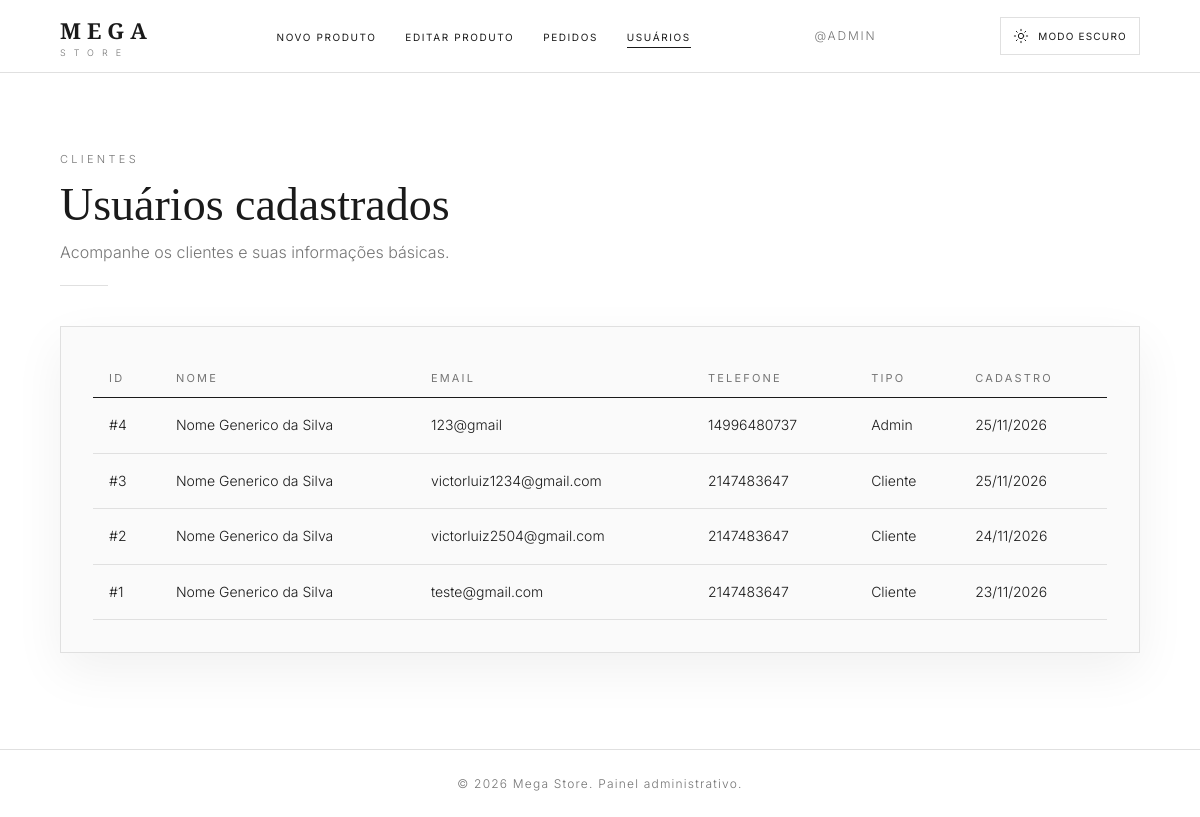
The app's page /admin/usuarios.php, older data.
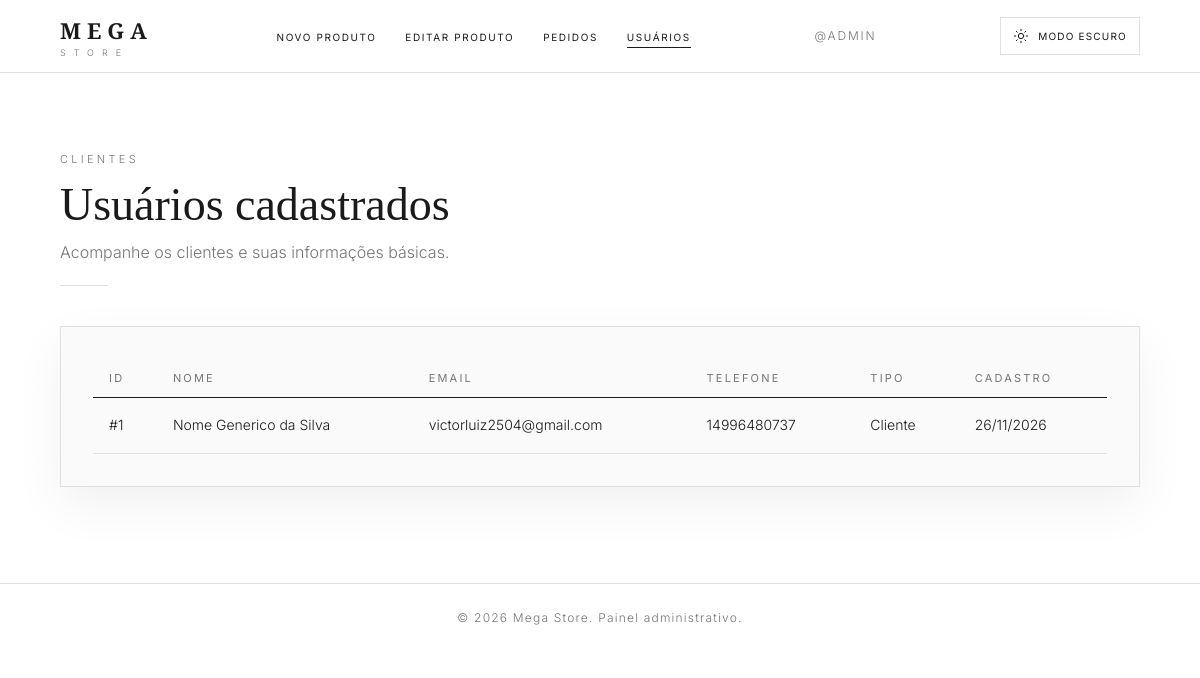
The same page, newer data.
### tables this page shows
CREATE TABLE `tb_usuario` (
  `id_usuario` int(11) NOT NULL,
  `nome_usuario` varchar(255) NOT NULL,
  `email` varchar(255) NOT NULL,
  `senha` varchar(255) NOT NULL,
  `cpf` varchar(14) DEFAULT NULL,
  `numero` varchar(11) DEFAULT NULL,
  `tipo` tinyint(1) NOT NULL,
  `data_cadastro` date NOT NULL,
  `modo_tela` tinyint(1) NOT NULL
);

### admin/usuarios.php (the view, shortened to what this page needs)
<?php
include "../geral/conexao.php";
$usuariosSql = mysqli_query($con, "SELECT id_usuario, nome_usuario, email, numero, tipo, data_cadastro FROM tb_usuario ORDER BY id_usuario DESC");
$usuarios = mysqli_fetch_all($usuariosSql, MYSQLI_ASSOC);
?>
<!DOCTYPE html>
<html lang="pt-BR">
<head>
    <link rel="stylesheet" href="admin.css">
</head>
<body>
    <header class="header">
        <div class="header__inner">
            <a href="../home/Tl_principal.html" class="logo"><b>MEGA</b><span>STORE</span></a>
            <ul class="nav">
                <li><a href="cadastro_produto.php">Novo Produto</a></li>
                <li><a href="editar_produto.php">Editar Produto</a></li>
                <li><a href="gerenciar_pedidos.php">Pedidos</a></li>
                <li><a href="usuarios.php" class="on">Usuários</a></li>
            </ul>
            <span class="user">@ADMIN</span>
            <button class="theme-toggle" type="button" data-theme-toggle aria-label="Ativar modo escuro" aria-pressed="false">
                <svg viewBox="0 0 24 24" aria-hidden="true"><circle cx="12" cy="12" r="4"></circle><path d="M12 2v2m0 16v2M4.93 4.93l1.42 1.42m11.3 11.3 1.42 1.42M2 12h2m16 0h2M4.93 19.07l1.42-1.42m11.3-11.3 1.42-1.42"></path></svg>
                <span data-theme-label>Modo escuro</span>
            </button>
        </div>
    </header>
    <main class="page">
        <span class="label">Clientes</span>
        <h1>Usuários cadastrados</h1>
        <p class="sub">Acompanhe os clientes e suas informações básicas.</p>
        <div class="divider"></div>
        <div class="card">
            <div class="tw">
                <table>
                    <thead>
                        <tr>
                            <th>ID</th>
                            <th>Nome</th>
                            <th>Email</th>
                            <th>Telefone</th>
                            <th>Tipo</th>
                            <th>Cadastro</th>
                        </tr>
                    </thead>
                    <tbody>
                        <?php foreach ($usuarios as $usuario): ?>
                            <tr>
                                <td>#<?= (int) $usuario['id_usuario'] ?></td>
                                <td><?= htmlspecialchars($usuario['nome_usuario']) ?></td>
                                <td><?= htmlspecialchars($usuario['email']) ?></td>
                                <td><?= htmlspecialchars($usuario['numero']) ?></td>
                                <td><?= $usuario['tipo'] == 1 ? 'Admin' : 'Cliente' ?></td>
                                <td><?= date('d/m/Y', strtotime($usuario['data_cadastro'])) ?></td>
                            </tr>
                        <?php endforeach; ?>
                    </tbody>
                </table>
            </div>
        </div>
    </main>
    <div class="foot">&copy; 2026 Mega Store. Painel administrativo.</div>
</body>
</html>

### admin/admin.css (style rules this page uses)
:root { color-scheme: light; --bg: #FFFFFF; --card: #FAFAFA; --ink: #1A1A1A; --mut: #757575; --line: #E0E0E0; --acc: #000000; --hover: #F5F5F5; --header-bg: rgba(255, 255, 255, .94); --ok: #3d6b4f; --warn: #a87a2a; --bad: #9b3a3a; --shadow: 0 18px 48px rgba(0, 0, 0, .06) }
* { box-sizing: border-box; margin: 0; padding: 0 }
body { font-family: 'Inter', sans-serif; font-weight: 300; background: var(--bg); color: var(--ink); line-height: 1.6; -webkit-font-smoothing: antialiased; -moz-osx-font-smoothing: grayscale; transition: background-color .25s ease, color .25s ease }
a { color: inherit; text-decoration: none }
.header { position: sticky; top: 0; z-index: 10; background: var(--header-bg); border-bottom: 1px solid var(--line); backdrop-filter: blur(16px); -webkit-backdrop-filter: blur(16px) }
.header__inner { max-width: 1400px; margin: auto; min-height: 72px; padding: 12px clamp(20px, 5vw, 80px); display: flex; align-items: center; justify-content: space-between; gap: 24px; flex-wrap: wrap }
.logo { display: flex; flex-direction: column; align-items: flex-start; line-height: 1 }
.logo b { font: 700 22px 'Playfair Display', serif; letter-spacing: 6px }
.logo span { font-size: 9px; letter-spacing: 8px; margin-top: 3px; color: var(--mut) }
.nav { display: flex; gap: clamp(14px, 2.4vw, 36px); list-style: none }
.nav a { font-size: 10px; font-weight: 400; letter-spacing: .16em; text-transform: uppercase; padding-bottom: 4px; border-bottom: 1px solid transparent; transition: .3s }
.nav a:hover, .nav a.on { border-color: var(--ink) }
.user { font-size: 12px; letter-spacing: .15em; text-transform: uppercase; color: var(--mut); white-space: nowrap }
.page { max-width: 1400px; margin: auto; padding: clamp(42px, 6vw, 72px) clamp(20px, 5vw, 80px) 96px }
.label { font-size: 11px; letter-spacing: .3em; text-transform: uppercase; color: var(--mut) }
h1 { font: 400 clamp(32px, 4vw, 46px)/1.2 'Playfair Display', serif; margin: 6px 0 8px }
.sub { color: var(--mut); margin-bottom: 12px }
.divider { width: 48px; height: 1px; background: var(--ink); margin: 20px 0 40px }
.card { background: var(--card); border: 1px solid var(--line); padding: clamp(20px, 3vw, 32px); box-shadow: var(--shadow) }
.tw { overflow-x: auto }
table { width: 100%; border-collapse: collapse; min-width: 760px }
th { text-align: left; font: 400 11px 'Inter', sans-serif; letter-spacing: .2em; text-transform: uppercase; color: var(--mut); padding: 12px 16px; border-bottom: 1px solid var(--ink) }
td { padding: 16px; border-bottom: 1px solid var(--line); font-size: 14px; vertical-align: middle }
.foot { border-top: 1px solid var(--line); padding: 24px; text-align: center; font-size: 12px; color: var(--mut); letter-spacing: .1em }
.header__inner { flex-wrap: nowrap }
.nav a { white-space: nowrap }
.theme-toggle { display: inline-flex; min-height: 38px; align-items: center; justify-content: center; gap: 9px; padding: 8px 12px; color: var(--ink); background: transparent; border: 1px solid var(--line); font: 400 10px 'Inter', sans-serif; letter-spacing: .12em; text-transform: uppercase; cursor: pointer; transition: color .2s ease, background .2s ease, border-color .2s ease }
.theme-toggle svg { width: 16px; height: 16px; fill: none; stroke: currentColor; stroke-linecap: round; stroke-linejoin: round; stroke-width: 1.5 }
.divider { background: var(--line) }
.stat, .card, .produto-item, .drop, .chip span, input, select, textarea, td, th { transition: background-color .25s ease, color .25s ease, border-color .25s ease }
.foot { border-color: var(--line) }

Row changes from the older to the newer data that the page shows:
removed tb_usuario: id_usuario "4", nome_usuario "Nome Generico da Silva", email "123@gmail", numero "14996480737", tipo "Admin", data_cadastro "25/11/2026"
removed tb_usuario: id_usuario "3", nome_usuario "Nome Generico da Silva", email "victorluiz1234@gmail.com", numero "2147483647", tipo "Cliente", data_cadastro "25/11/2026"
removed tb_usuario: id_usuario "2", nome_usuario "Nome Generico da Silva", email "victorluiz2504@gmail.com", numero "2147483647", tipo "Cliente", data_cadastro "24/11/2026"
changed tb_usuario "Nome Generico da Silva": email "teste@gmail.com" → "victorluiz2504@gmail.com"; numero "2147483647" → "14996480737"; data_cadastro "23/11/2026" → "26/11/2026"
